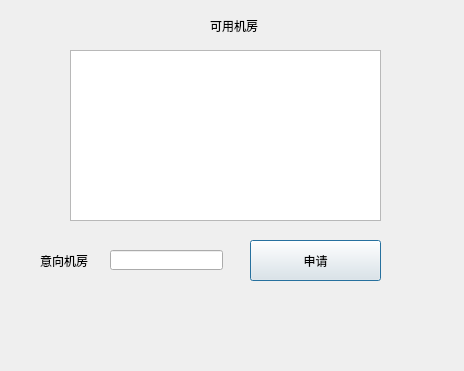
<?xml version="1.0" encoding="UTF-8"?>
<ui version="4.0">
 <class>s_shenqing</class>
 <widget class="QDialog" name="s_shenqing">
  <property name="geometry">
   <rect>
    <x>0</x>
    <y>0</y>
    <width>464</width>
    <height>371</height>
   </rect>
  </property>
  <property name="windowTitle">
   <string>Dialog</string>
  </property>
  <widget class="QTextBrowser" name="textBrowser">
   <property name="geometry">
    <rect>
     <x>70</x>
     <y>50</y>
     <width>311</width>
     <height>171</height>
    </rect>
   </property>
  </widget>
  <widget class="QLabel" name="label">
   <property name="geometry">
    <rect>
     <x>210</x>
     <y>10</y>
     <width>81</width>
     <height>31</height>
    </rect>
   </property>
   <property name="text">
    <string>可用机房</string>
   </property>
  </widget>
  <widget class="QLabel" name="label_2">
   <property name="geometry">
    <rect>
     <x>40</x>
     <y>250</y>
     <width>54</width>
     <height>21</height>
    </rect>
   </property>
   <property name="text">
    <string>意向机房</string>
   </property>
  </widget>
  <widget class="QLineEdit" name="lineEdit">
   <property name="geometry">
    <rect>
     <x>110</x>
     <y>250</y>
     <width>113</width>
     <height>20</height>
    </rect>
   </property>
  </widget>
  <widget class="QPushButton" name="pushButton">
   <property name="geometry">
    <rect>
     <x>250</x>
     <y>240</y>
     <width>131</width>
     <height>41</height>
    </rect>
   </property>
   <property name="text">
    <string>申请</string>
   </property>
  </widget>
 </widget>
 <resources/>
 <connections/>
</ui>
